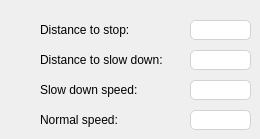
    <widget class="QWidget" name="Platform">
     <attribute name="title">
      <string>Platform</string>
     </attribute>
     <widget class="QLineEdit" name="platform_clear_dist">
      <property name="geometry">
       <rect>
        <x>190</x>
        <y>20</y>
        <width>61</width>
        <height>20</height>
       </rect>
      </property>
      <property name="focusPolicy">
       <enum>Qt::StrongFocus</enum>
      </property>
      <property name="toolTip">
       <string>Subject name</string>
      </property>
      <property name="styleSheet">
       <string notr="true">border: 1px solid lightgray;
border-radius: 5px</string>
      </property>
     </widget>
     <widget class="QLineEdit" name="platform_stop_dist">
      <property name="geometry">
       <rect>
        <x>190</x>
        <y>50</y>
        <width>61</width>
        <height>20</height>
       </rect>
      </property>
      <property name="focusPolicy">
       <enum>Qt::StrongFocus</enum>
      </property>
      <property name="toolTip">
       <string>Subject name</string>
      </property>
      <property name="styleSheet">
       <string notr="true">border: 1px solid lightgray;
border-radius: 5px</string>
      </property>
     </widget>
     <widget class="QLabel" name="label_61">
      <property name="geometry">
       <rect>
        <x>40</x>
        <y>20</y>
        <width>111</width>
        <height>20</height>
       </rect>
      </property>
      <property name="text">
       <string>Distance to stop:</string>
      </property>
     </widget>
     <widget class="QLabel" name="label_62">
      <property name="geometry">
       <rect>
        <x>40</x>
        <y>50</y>
        <width>141</width>
        <height>20</height>
       </rect>
      </property>
      <property name="text">
       <string>Distance to slow down:</string>
      </property>
     </widget>
     <widget class="QLabel" name="label_63">
      <property name="geometry">
       <rect>
        <x>40</x>
        <y>80</y>
        <width>141</width>
        <height>20</height>
       </rect>
      </property>
      <property name="text">
       <string>Slow down speed:</string>
      </property>
     </widget>
     <widget class="QLabel" name="label_64">
      <property name="geometry">
       <rect>
        <x>40</x>
        <y>110</y>
        <width>141</width>
        <height>20</height>
       </rect>
      </property>
      <property name="text">
       <string>Normal speed:</string>
      </property>
     </widget>
     <widget class="QLineEdit" name="platform_slowDownSpeed">
      <property name="geometry">
       <rect>
        <x>190</x>
        <y>80</y>
        <width>61</width>
        <height>20</height>
       </rect>
      </property>
      <property name="focusPolicy">
       <enum>Qt::StrongFocus</enum>
      </property>
      <property name="toolTip">
       <string>Subject name</string>
      </property>
      <property name="styleSheet">
       <string notr="true">border: 1px solid lightgray;
border-radius: 5px</string>
      </property>
     </widget>
     <widget class="QLineEdit" name="platform_normalSpeed">
      <property name="geometry">
       <rect>
        <x>190</x>
        <y>110</y>
        <width>61</width>
        <height>20</height>
       </rect>
      </property>
      <property name="focusPolicy">
       <enum>Qt::StrongFocus</enum>
      </property>
      <property name="toolTip">
       <string>Subject name</string>
      </property>
      <property name="styleSheet">
       <string notr="true">border: 1px solid lightgray;
border-radius: 5px</string>
      </property>
     </widget>
    </widget>
